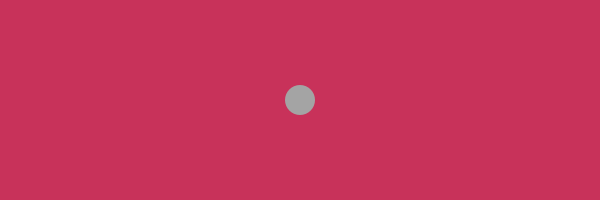
Frame 1 (no input)
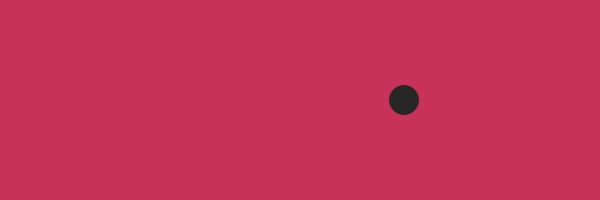
Frame 60 (the mouse pressed at the canvas centre just before this capture)
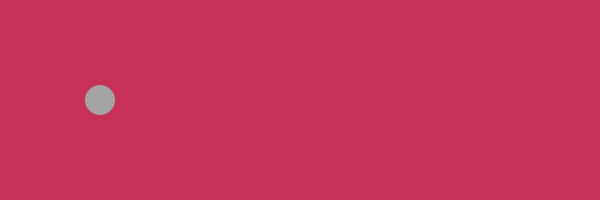
Frame 120 (the mouse held since frame 60 and released just before this capture)

The Processing sketch that drew these frames (run headless with seeded random() and noise(); from frame 60 on, the mouse is pressed at the canvas centre):

// Processing sketch: processing_43050
// ── processing_43050.pde


int xPos;
int yPos;
int dia;
float col;
float speed=8;

void setup() {
  size (600, 200);
  smooth();
  xPos=width/2;
  yPos=height/2;
  dia=15;
}


void draw() {
  background(200, 50, 90);
  //stroke(0);
  col=random(255);
  noStroke();
  fill(col, col, col);
  ellipse(xPos, yPos, 30, 30);
  
 
  xPos+=speed;

  if ((xPos>=width-dia) || (xPos<=0+dia)) {
     speed*=-1;
      
    }
}
